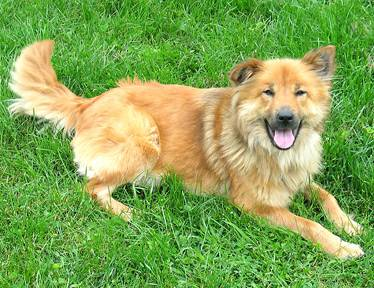
#> input picture Intro/2.jpg, 374 x 288 px
$ jupyter execute --allow-errors 'image_intro (1).ipynb'
#> lines starting #> are read from the running program, lines starting #| are printed output that depends on the picture; after the words box and inside, x2 and y2 are one past the last pixel; in counts of white or black regions, pixels touching at a corner belong together
[cell 1]
import cv2
import numpy as np
from matplotlib import pyplot as plt

[cell 2]
img = cv2.imread('2.jpg')
#> img is the input picture: shape (288, 374, 3); mean B, G, R 85.3, 165.6, 131.4
img2 = img[:,:,::-1]
plt.imshow(img2)
plt.show()
img3 = cv2.resize(img2,(28,28))
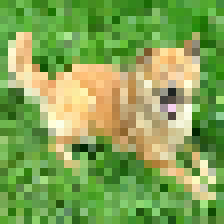
#> img3: shape (28, 28, 3) (shown 8 times larger); mean R, G, B 130.5, 164.7, 84.8
plt.imshow(img3)
plt.show()

arr = np.array(img3)
flat_arr = arr.ravel()
#> flat_arr = 2352 values, max 255 at index 507, min 0 at index 1418, mean 126.7
flat_arr
#> Out has the same summary as flat_arr

[cell 3]
img = cv2.imread('2.jpg')

plt.subplot(231)
plt.imshow(img)
plt.show()

plt.subplot(231)
#b,g,r = cv2.split(img)
#img2 = cv2.merge([r,g,b])
img2 = img[:,:,::-1]
plt.imshow(img2)
cv2.imwrite('new dog.jpg',img2);
plt.title('DOG')
plt.show()

[cell 4]
px = img[99,99]
#> px = [146, 205, 254]
print(px)
#| [146 205 254]

[cell 5]
blue = img[50,50,1]
#> blue = 156
print(blue)
#| 156

[cell 6]
print(img.shape)
#| (288, 374, 3)
print(img.size)
#| 323136
print(img.dtype)
#| uint8

[cell 7]
ball = img[50:150,200:300]
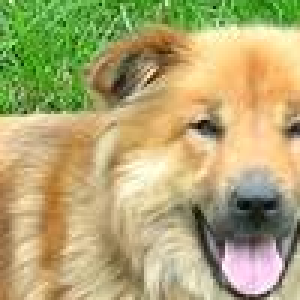
#> ball: shape (100, 100, 3) (shown 3 times larger); mean B, G, R 114.1, 167.3, 176
img[150:250,50:150] = [0,0,0]
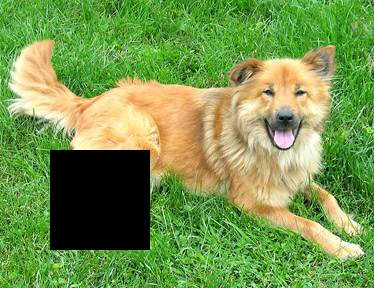
#> img: shape (288, 374, 3); 9.28% of pixels changed, all inside (x1, y1, x2, y2) = (50, 150, 150, 250)
plt.imshow(img)
plt.show()

[cell 8]
img2 = cv2.imread('3.jpg')
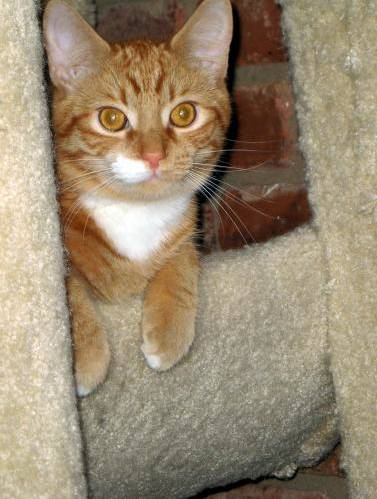
#> input picture Intro/3.jpg, 377 x 499 px
#> img2 is the input picture: shape (499, 377, 3); mean B, G, R 113.2, 136.7, 152.6
#> (the rest of this cell did not finish here and is left out)
